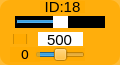
    <widget class="QWidget" name="widget_id18" native="true">
     <property name="geometry">
      <rect>
       <x>35</x>
       <y>330</y>
       <width>120</width>
       <height>65</height>
      </rect>
     </property>
     <property name="maximumSize">
      <size>
       <width>16777161</width>
       <height>16777215</height>
      </size>
     </property>
     <property name="styleSheet">
      <string notr="true">background-color: rgb(255, 170, 0, 200);
border-radius:10px;</string>
     </property>
     <widget class="QLabel" name="label_ID18">
      <property name="geometry">
       <rect>
        <x>40</x>
        <y>1</y>
        <width>45</width>
        <height>12</height>
       </rect>
      </property>
      <property name="minimumSize">
       <size>
        <width>0</width>
        <height>10</height>
       </size>
      </property>
      <property name="font">
       <font>
        <family>Arial</family>
        <pointsize>11</pointsize>
       </font>
      </property>
      <property name="styleSheet">
       <string notr="true">background-color: rgb(255, 255, 255， 0);
border-radius:0px;</string>
      </property>
      <property name="text">
       <string>ID:18</string>
      </property>
      <property name="alignment">
       <set>Qt::AlignCenter</set>
      </property>
     </widget>
     <widget class="QSlider" name="horizontalSlider_pulse_id18">
      <property name="geometry">
       <rect>
        <x>15</x>
        <y>16</y>
        <width>90</width>
        <height>12</height>
       </rect>
      </property>
      <property name="autoFillBackground">
       <bool>false</bool>
      </property>
      <property name="styleSheet">
       <string notr="true">QSlider{
	background: rgb(0, 0, 0);
	border-radius:0px;
}
QSlider::handle {/*设置中间的那个滑动的键*/                           background: rgb(255, 255, 255)}</string>
      </property>
      <property name="minimum">
       <number>0</number>
      </property>
      <property name="maximum">
       <number>1000</number>
      </property>
      <property name="pageStep">
       <number>1</number>
      </property>
      <property name="value">
       <number>500</number>
      </property>
      <property name="orientation">
       <enum>Qt::Horizontal</enum>
      </property>
     </widget>
     <widget class="QSlider" name="horizontalSlider_dev_id18">
      <property name="geometry">
       <rect>
        <x>35</x>
        <y>48</y>
        <width>50</width>
        <height>13</height>
       </rect>
      </property>
      <property name="styleSheet">
       <string notr="true">background-color: rgb(255, 255, 255， 0);</string>
      </property>
      <property name="minimum">
       <number>-125</number>
      </property>
      <property name="maximum">
       <number>125</number>
      </property>
      <property name="pageStep">
       <number>1</number>
      </property>
      <property name="orientation">
       <enum>Qt::Horizontal</enum>
      </property>
     </widget>
     <widget class="QLabel" name="label_id18">
      <property name="geometry">
       <rect>
        <x>10</x>
        <y>47</y>
        <width>30</width>
        <height>15</height>
       </rect>
      </property>
      <property name="minimumSize">
       <size>
        <width>0</width>
        <height>10</height>
       </size>
      </property>
      <property name="font">
       <font>
        <family>DejaVu Sans</family>
        <pointsize>10</pointsize>
       </font>
      </property>
      <property name="styleSheet">
       <string notr="true">background-color: rgb(255, 255, 255， 0);</string>
      </property>
      <property name="text">
       <string>0</string>
      </property>
      <property name="alignment">
       <set>Qt::AlignCenter</set>
      </property>
     </widget>
     <widget class="QLineEdit" name="lineEdit_id18">
      <property name="geometry">
       <rect>
        <x>38</x>
        <y>32</y>
        <width>45</width>
        <height>14</height>
       </rect>
      </property>
      <property name="sizePolicy">
       <sizepolicy hsizetype="Fixed" vsizetype="Fixed">
        <horstretch>0</horstretch>
        <verstretch>0</verstretch>
       </sizepolicy>
      </property>
      <property name="font">
       <font>
        <family>Arial</family>
        <pointsize>11</pointsize>
       </font>
      </property>
      <property name="autoFillBackground">
       <bool>false</bool>
      </property>
      <property name="styleSheet">
       <string notr="true">background-color: rgb(255, 255, 255);
border-radius:0px;</string>
      </property>
      <property name="text">
       <string>500</string>
      </property>
      <property name="maxLength">
       <number>1000</number>
      </property>
      <property name="alignment">
       <set>Qt::AlignCenter</set>
      </property>
      <property name="dragEnabled">
       <bool>false</bool>
      </property>
      <property name="readOnly">
       <bool>false</bool>
      </property>
     </widget>
     <widget class="QCheckBox" name="checkBox_id18">
      <property name="geometry">
       <rect>
        <x>13</x>
        <y>34</y>
        <width>15</width>
        <height>10</height>
       </rect>
      </property>
      <property name="text">
       <string/>
      </property>
     </widget>
    </widget>
